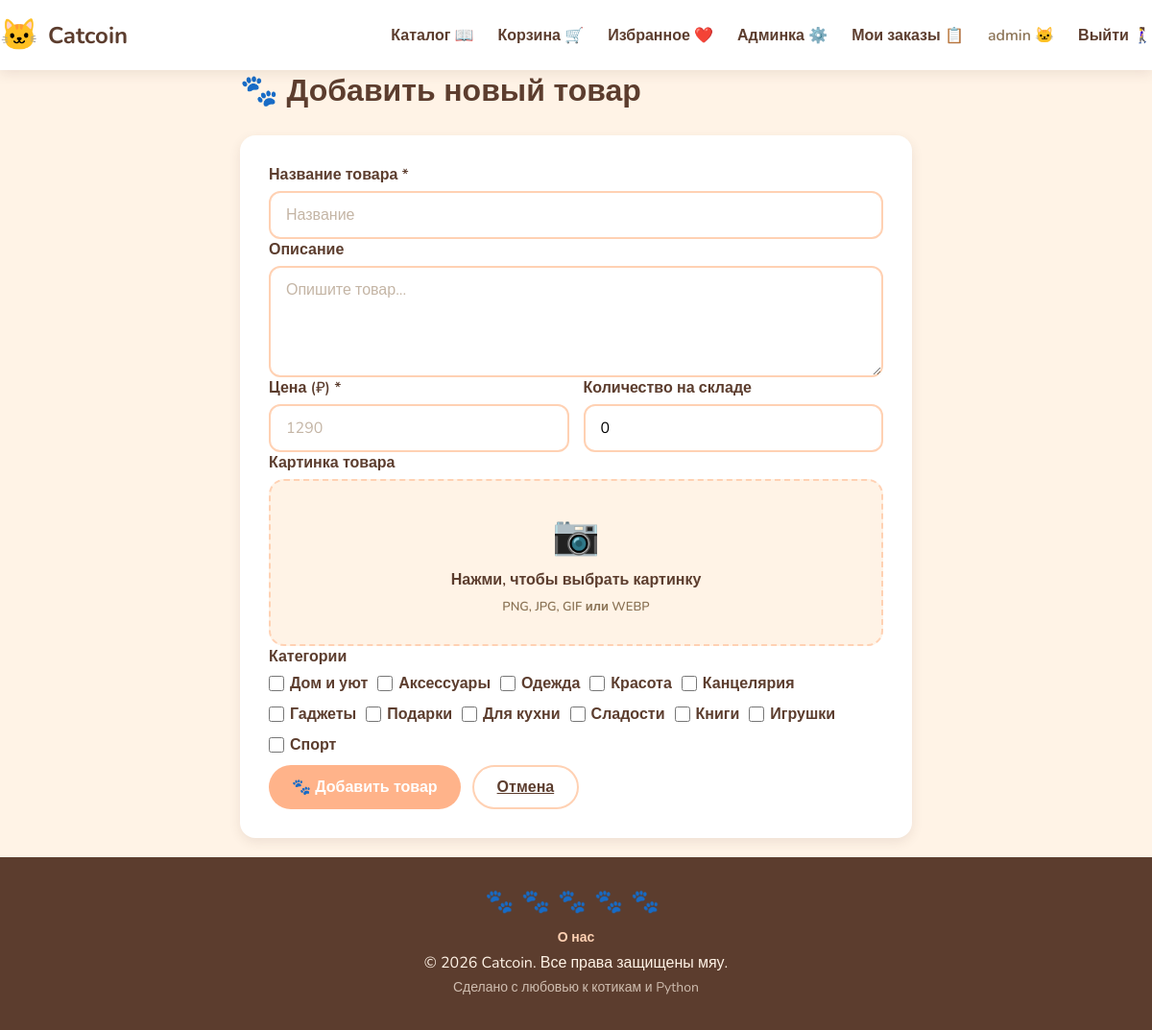
The page /admin/products/add (signed in) on the database its author committed.
### models/user.py (models this page shows, shortened)
class User(UserMixin, db.Model):
    __tablename__ = 'users'
    id = db.Column(db.Integer, primary_key=True)
    username = db.Column(db.String(64), unique=True, nullable=False, index=True)
    email = db.Column(db.String(120), unique=True, nullable=False, index=True)
    password_hash = db.Column(db.String(256), nullable=False)
    is_admin = db.Column(db.Boolean, default=False)
    created_at = db.Column(db.DateTime, default=datetime.utcnow)
    cart_items = db.relationship('CartItem', backref='user', lazy='dynamic')
    orders = db.relationship('Order', backref='user', lazy='dynamic')

### models/product.py (models this page shows, shortened)
class Category(db.Model):
    __tablename__ = 'categories'
    id = db.Column(db.Integer, primary_key=True)
    name = db.Column(db.String(64), unique=True, nullable=False)
    description = db.Column(db.String(256))
    products = db.relationship('Product', secondary=product_category,
                               backref=db.backref('categories', lazy='dynamic'))

### blueprints/admin/routes.py (the view, shortened to what this page needs)
@admin_bp.route('/admin/products/add', methods=['GET', 'POST'])
@admin_required
def add_product():
    categories = Category.query.all()
    return render_template('admin/add_product.html', categories=categories)

### blueprints/admin/routes.py (called while the page is built)
def admin_required(func):
    from functools import wraps
    @wraps(func)
    @login_required
    def wrapper(*args, **kwargs):
        if not current_user.is_admin:
            flash('🐱 Доступ только для администраторов!', 'error')
            return redirect(url_for('main.index'))
        return func(*args, **kwargs)
    return wrapper

### blueprints/cart/routes.py (called while the page is built)
@cart_bp.app_context_processor
def inject_cart_count():
    from flask_login import current_user
    if current_user.is_authenticated:
        count = sum(item.quantity for item in current_user.cart_items)
    else:
        count = 0
    return {'cart_count': count}

### blueprints/favorites/routes.py (called while the page is built)
@favorites_bp.app_context_processor
def inject_favorites_count():
    from flask_login import current_user
    if current_user.is_authenticated:
        count = Favorite.query.filter_by(user_id=current_user.id).count()
    else:
        count = 0
    return {'favorites_count': count}

### models/user.py (called while the page is built)
@login_manager.user_loader
def load_user(user_id):
    return User.query.get(int(user_id))

### templates/admin/add_product.html (shortened to what this page needs)
{% extends "base.html" %}
{% block content %}
<div class="admin-page">
    <h1>🐾 Добавить новый товар</h1>
    <div class="admin-form-card">
        <form method="POST" action="{{ url_for('admin.add_product') }}" enctype="multipart/form-data">
            <div class="form-group">
                <label>Название товара *</label>
                <input type="text" name="name" class="form-input" required placeholder="Название">
            </div>
            <div class="form-group">
                <label>Описание</label>
                <textarea name="description" class="form-input form-textarea" rows="4"
                          placeholder="Опишите товар..."></textarea>
            </div>
            <div class="form-row">
                <div class="form-group">
                    <label>Цена (₽) *</label>
                    <input type="number" name="price" class="form-input" required
                        min="0" max="99999999" step="1" placeholder="1290">
                </div>
                <div class="form-group">
                    <label>Количество на складе</label>
                    <input type="number" name="stock" class="form-input"
                        min="0" max="999999" value="0" placeholder="0">
                </div>
            </div>
            <div class="form-group">
                <label>Картинка товара</label>
                <div class="image-upload-area">
                    <label for="imageInput" class="image-upload-label">
                        <div class="upload-placeholder">
                            <span class="upload-icon">📷</span>
                            <span>Нажми, чтобы выбрать картинку</span>
                            <span class="upload-hint">PNG, JPG, GIF или WEBP</span>
                        </div>
                    </label>
                </div>
            </div>
            <div class="form-group">
                <label>Категории</label>
                <div class="checkbox-group">
                    {% for category in categories %}
                    <label class="checkbox-label">
                        <input type="checkbox" name="categories" value="{{ category.id }}">
                        {{ category.name }}
                    </label>
                    {% endfor %}
                </div>
            </div>
            <div class="form-actions">
                <button type="submit" class="btn btn-primary">🐾 Добавить товар</button>
                <a href="{{ url_for('admin.admin_products') }}" class="btn btn-secondary">Отмена</a>
            </div>
        </form>
    </div>
</div>
{% endblock %}

### templates/base.html (shortened to what this page needs)
<!DOCTYPE html>
<html lang="ru">
<head>
    <link rel="stylesheet" href="{{ url_for('static', filename='css/style.css') }}">
</head>
<body>
    <nav class="navbar">
        <div class="container nav-container">
            <a href="{{ url_for('main.index') }}" class="logo">
                <span class="logo-icon">🐱</span>
                <span class="logo-text">Catcoin</span>
            </a>
            <div class="nav-links">
    <a href="{{ url_for('main.index') }}">Каталог 📖</a>
    <a href="{{ url_for('cart.view_cart') }}" class="cart-link">
        Корзина 🛒
    </a>
    <a href="{{ url_for('favorites.view_favorites') }}" class="cart-link">
        Избранное ❤️
    </a>
    {% if current_user.is_authenticated and current_user.is_admin %}
        <a href="{{ url_for('admin.dashboard') }}"> Админка ⚙️</a>
    {% endif %}
    {% if current_user.is_authenticated %}
        <a href="{{ url_for('order.my_orders') }}">Мои заказы 📋</a>
        <span class="nav-user"> {{ current_user.username }} 🐱</span>
        <a href="{{ url_for('auth.logout') }}">Выйти 🚶‍♀️</a>
    {% else %}
        <a href="{{ url_for('auth.login') }}">Войти</a>
        <a href="{{ url_for('auth.register') }}">Регистрация</a>
    {% endif %}
</div>
        </div>
    </nav>
    <main class="container">
    {% block content %}{% endblock %}
</main>
    <footer class="footer">
    <div class="container footer-content">
        <div class="footer-paws">
            <span>🐾</span><span>🐾</span><span>🐾</span><span>🐾</span><span>🐾</span>
        </div>
        <div class="footer-links">
            <a href="{{ url_for('main.about') }}">О нас</a>
        </div>
        <p>© 2026 Catcoin. Все права защищены мяу.</p>
        <p class="footer-small">Сделано с любовью к котикам и Python</p>
    </div>
</footer>
</body>
</html>

### static/css/style.css (style rules this page uses)
:root { --pastel-orange: #FFD1B3; --warm-peach: #FFB38A; --dark-brown: #5C3D2E; --light-cream: #FFF3E6; --cat-paw-pink: #FFC0CB; --white: #FFFFFF; --gray: #8B7355; --shadow: 0 4px 12px rgba(92, 61, 46, 0.1); }
:root { --pastel-orange: #FFD1B3; --warm-peach: #FFB38A; --dark-brown: #5C3D2E; --light-cream: #FFF3E6; --cat-paw-pink: #FFC0CB; --white: #FFFFFF; --gray: #8B7355; --shadow: 0 4px 12px rgba(92, 61, 46, 0.1); --shadow-hover: 0 6px 16px rgba(92, 61, 46, 0.15); }
* { margin: 0; padding: 0; box-sizing: border-box; }
body { font-family: 'Nunito', sans-serif; background-color: var(--light-cream); color: var(--dark-brown); min-height: 100vh; display: flex; flex-direction: column; }
.container { max-width: 1200px; margin: 0 auto; padding: 0 20px; }
main { flex: 1; padding: 30px 0; }
.navbar { background-color: var(--white); box-shadow: var(--shadow); position: sticky; top: 0; z-index: 100; }
.nav-container { display: flex; justify-content: space-between; align-items: center; padding: 15px 0; }
.logo { text-decoration: none; display: flex; align-items: center; gap: 10px; }
.logo-icon { font-size: 32px; }
.logo-text { font-size: 24px; font-weight: 700; color: var(--dark-brown); }
.nav-links { display: flex; gap: 25px; }
.nav-links a { text-decoration: none; color: var(--dark-brown); font-weight: 600; transition: color 0.3s; }
.btn { display: inline-block; padding: 10px 24px; border: none; border-radius: 50px; font-family: 'Nunito', sans-serif; font-size: 16px; font-weight: 600; cursor: pointer; transition: background-color 0.3s, transform 0.2s; }
.btn-primary { background-color: var(--warm-peach); color: var(--white); }
.footer { background-color: var(--dark-brown); color: var(--light-cream); text-align: center; padding: 30px 0; margin-top: auto; }
.footer-paws { font-size: 24px; letter-spacing: 8px; margin-bottom: 10px; }
.footer-content p { margin: 5px 0; }
.footer-small { font-size: 14px; opacity: 0.7; }
h1, h2, h3, h4, h5, h6, p, span, a, div { overflow-wrap: break-word; word-wrap: break-word; }
.btn-secondary { background-color: var(--white); color: var(--dark-brown); border: 2px solid var(--pastel-orange); }
.form-group { display: flex; flex-direction: column; gap: 6px; }
.form-group label { font-weight: 600; color: var(--dark-brown); }
.form-input { padding: 12px 16px; border: 2px solid var(--pastel-orange); border-radius: 12px; font-family: 'Nunito', sans-serif; font-size: 16px; transition: border-color 0.3s; outline: none; }
.form-input::placeholder { color: #C4B5A5; }
.cart-link { position: relative; }
.nav-user { color: var(--gray); font-weight: 600; }
.admin-page h1 { margin-bottom: 25px; }
.admin-form-card { background-color: var(--white); border-radius: 16px; padding: 30px; box-shadow: var(--shadow); max-width: 700px; margin-bottom: 20px; }
.form-row { display: grid; grid-template-columns: 1fr 1fr; gap: 15px; }
.form-textarea { resize: vertical; font-family: 'Nunito', sans-serif; }
.checkbox-group { display: flex; flex-wrap: wrap; gap: 10px; }
.checkbox-label { display: flex; align-items: center; gap: 6px; cursor: pointer; font-weight: 400; }
.checkbox-label input[type="checkbox"] { width: 16px; height: 16px; accent-color: var(--warm-peach); }
.image-upload-area { position: relative; }
.image-upload-label { cursor: pointer; display: block; }
.upload-placeholder { display: flex; flex-direction: column; align-items: center; gap: 8px; padding: 30px; border: 2px dashed var(--pastel-orange); border-radius: 16px; background-color: var(--light-cream); transition: all 0.3s; }
.upload-icon { font-size: 40px; }
.upload-hint { font-size: 13px; color: var(--gray); }
.form-actions { display: flex; gap: 12px; margin-top: 10px; }
.footer-links { margin-top: 10px; }
.footer-links a { color: var(--pastel-orange); text-decoration: none; font-weight: 600; font-size: 14px; transition: color 0.3s; }

### rows shown on the page
User: username "admin"
Category: name "Дом и уют"
Category: name "Аксессуары"
Category: name "Одежда"
Category: name "Красота"
Category: name "Канцелярия"
Category: name "Гаджеты"
Category: name "Подарки"
Category: name "Для кухни"
Category: name "Сладости"
Category: name "Книги"
Category: name "Игрушки"
Category: name "Спорт"
